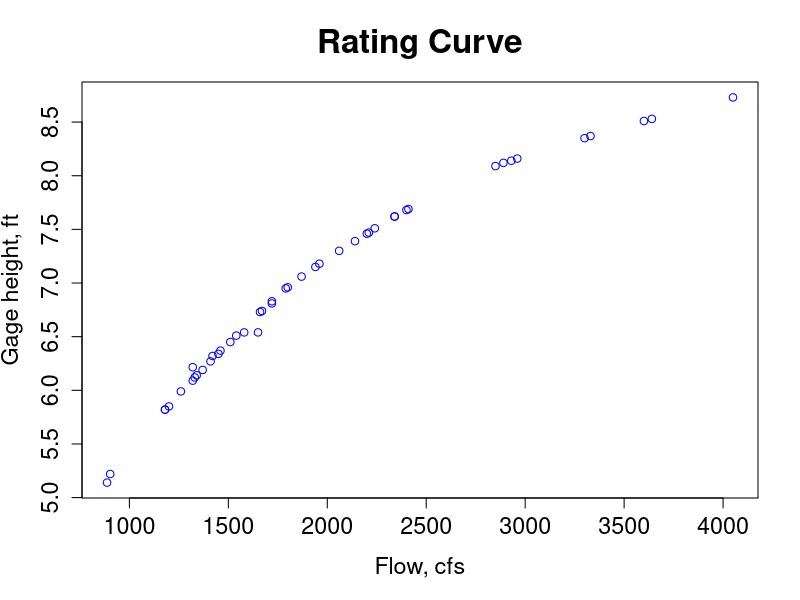
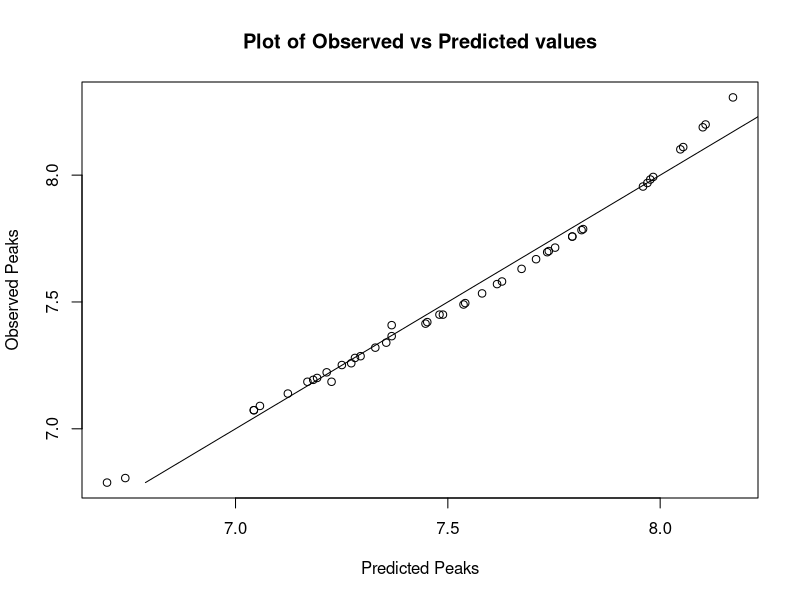
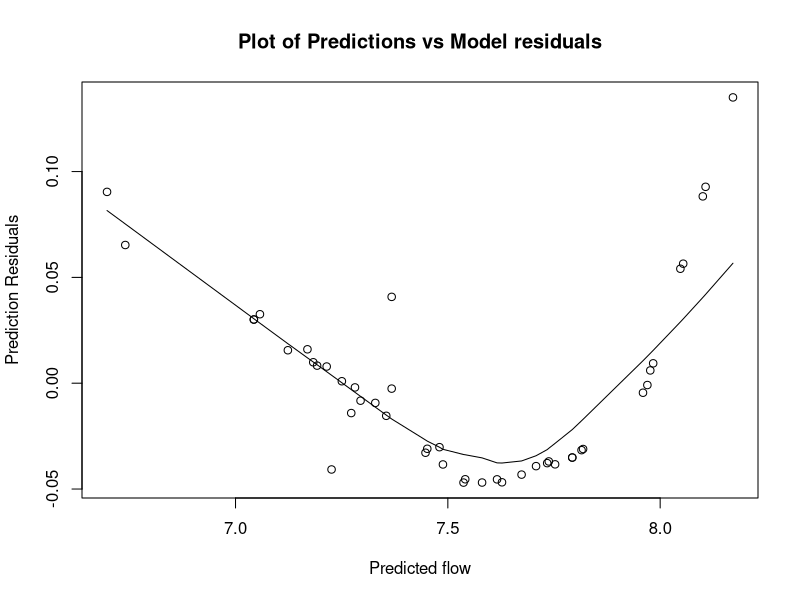
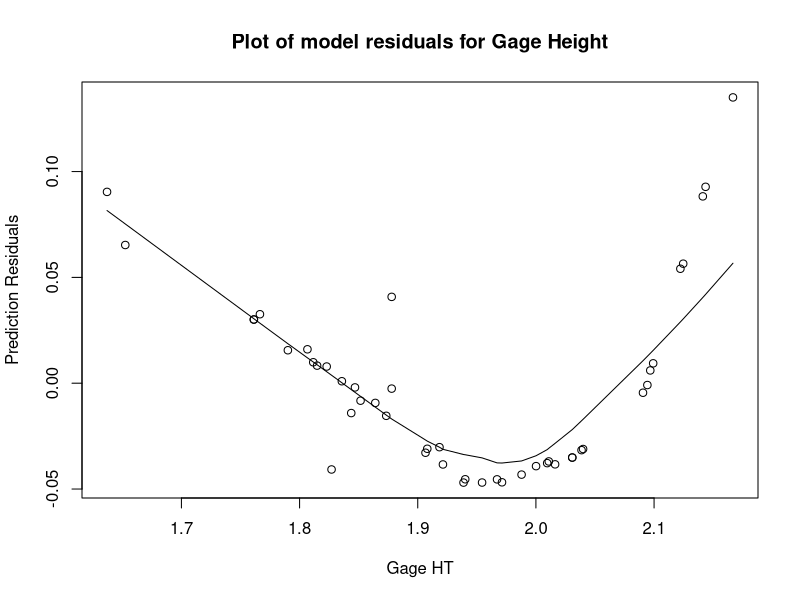
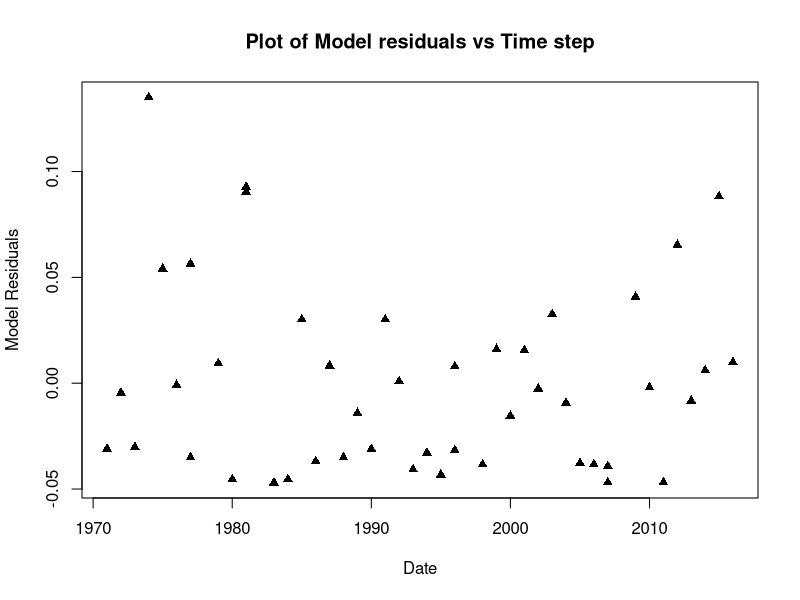
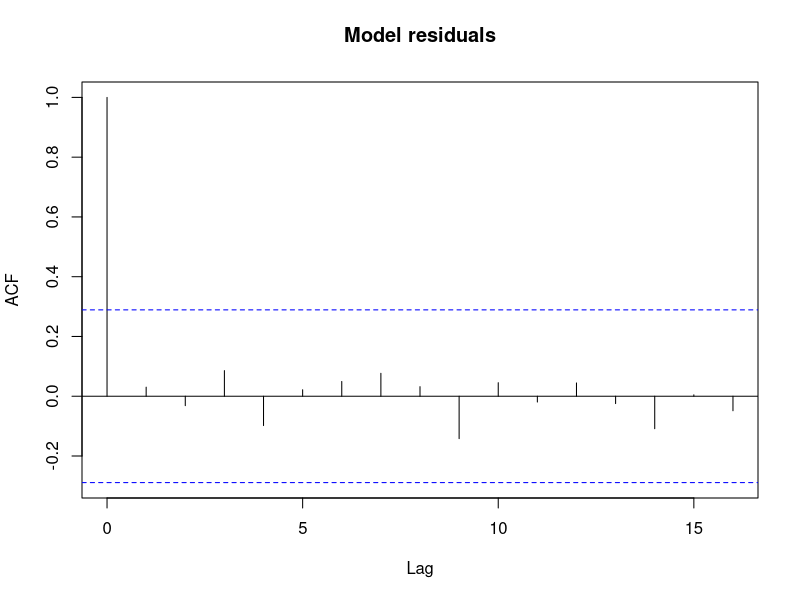

R code for these plots, in order:
#Final exam
#Hydrologic Modelling
#Timur Sabitov
#5/3/2017


#Read in file

#Variables

#x<-original input
#y<-interpolated input
#alph<-value of rejection region for hypothesis testing
#b<-estimated streamflow value for 10.5 inch gage height
#rcor<-test statistics for hypothesis testing of residuals
#eq_1<-ols used to estimate value of the flow at the gage height
#eq_2<-original model used to estimate flow at gage

#clean work space
rm(list=ls(all=T))

#read in file
x<-read.csv (file="peak.csv")

#remove NA
y<-na.omit(x)

#extract coefficient for the OLS regression model for the gage height
eq_1<-lm(y$gage_ht~y$peak_va)

#estimate gage height for the missing day as function of peak flow
x$gage_ht[which (is.na(x$gage_ht))]<-eq_1$coefficients[[1]]+eq_1$coefficients[[2]]*x$peak_va[which (is.na(x$gage_ht))]


#Rating curve
plot (x$gage_ht~x$peak_va,xlab = "Flow, cfs", ylab = "Gage height, ft", col = "blue", main = "Rating Curve", cex.lab = 1.4, cex.axis = 1.4, cex.main = 2)

#Convert everything into log space
x$peak_va<-log(x$peak_va)
x$gage_ht<-log(x$gage_ht)

#OLS for the peak flow without missing gage height
eq_2<-lm(x$peak_va~x$gage_ht)


#Test 1. Assumption 1. Linear relationship between dependent and independent variables

#plot of observed vs predicted values
plot (predict(eq_2),x$peak_va, main = "Plot of Observed vs Predicted values", xlab = "Predicted Peaks", ylab = "Observed Peaks")
lines (x$peak_va,x$peak_va)

#Define model residuals
resid_Peaks<- residuals(eq_2)

# plot residuals vs model predictions
plot(predict(eq_2),resid_Peaks, main = "Plot of Predictions vs Model residuals", xlab = "Predicted flow", ylab = "Prediction Residuals")   #plot regression predictions vs final model residuals
lines(lowess(predict(eq_2),resid_Peaks))


#Test 2. Assumption 2. Variance of the residuals is constant
plot (x$gage_ht ,resid_Peaks, main = "Plot of model residuals for Gage Height", ylab = "Prediction Residuals", xlab = "Gage HT")
lines(lowess(x$gage_ht,resid_Peaks))

#convert dates as character
x$peak_dt<-as.character(x$peak_dt)

#convert format of dates
x$Posixlt<-as.POSIXlt(x$peak_dt, format="%m/%d/%Y")

#create table with years
x$Year<-x$Posixlt$year+1900

plot (resid_Peaks~x$Year, xlab = "Date", ylab = "Model Residuals", main = "Plot of Model residuals vs Time step", pch = 17)

#Detectable shape, assumption is violated


#Test 3. Assumption 3. Residuals are independent.

#Autocorrelation plot of residuals

#par(mfrow=c(1,1))
acf (resid_Peaks, main = "Model residuals")

#Conclusion: Assumption not violated, variance within the intervals.


#Test 4. Assumption 4. Residuals are normally distributed, therefore variables normally distributed.

#H0 - Null hypothesis claims that log space distribution of discharge appear to be normally distributed, 
#hence it was generated from normal distribution

#Ha - Alternative hypothesis claims that it is was not generated from normally distributed data

# Calculate Test Statistic for Normal PPCC Hypothesis Test

zp <- qnorm((rank(resid_Peaks)-(3/8))/(length(resid_Peaks)+(1/4)))
rcor<-cor(resid_Peaks,zp)
rcor

#our alpha at significance of 5%
#Rejection region, r should be less or equal to a

alph<-c(((0.9807-0.9767)/15)*6+0.9767) #Linear interpolation -> from table of critical values for (r)
alph

#As T.S. rcor<alpha, reject H0 residuals  are not normally distributed.

#part 1 - b
#Flow at the gage stage of 10.5
g_height<-log(10.5)

b<-exp(eq_2$coefficients[[1]]+eq_2$coefficients[[2]]*g_height)

#END
